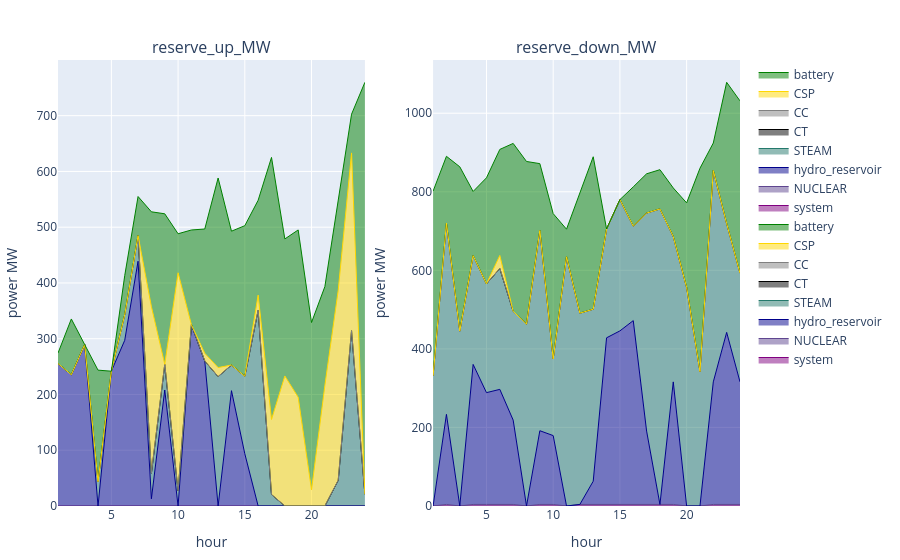

Notebook source saved alongside this figure:
### Code cell
if !dissagregate_by_battery
    p2 = plot_reserve(reserve_uc)
else
    p1 = plot_reserve_by_fieldy(s_uc.reserve[(s_uc.reserve.configuration .== config_) .&  (s_uc.reserve.day .== day_) .&  (s_uc.reserve.resource .== "battery"),:], :reserve_up_MW, :r_id)
    p2 = plot_reserve_by_fieldy(s_uc.reserve[(s_uc.reserve.configuration .== config_) .&  (s_uc.reserve.day .== day_) .&  (s_uc.reserve.resource .== "battery"),:], :reserve_down_MW, :r_id)
    [p1 p2]
end

### Figure 1 — Plotly figure (JSON) as saved in the notebook; plotly's stock layout.template omitted (floating-point values rounded to 4 significant figures)
{"data": [{"line": {"color": "purple", "shape": "line", "width": 1}, "mode": "lines", "name": "system", "stackgroup": 1, "type": "scatter", "x": [1, 2, 3, 4, 5, 6, 7, 8, 9, 10, 11, 12, 13, 14, 15, 16, 17, 18, 19, 20, 21, 22, 23, 24], "xaxis": "x1", "y": [null, null, null, null, null, null, null, null, null, null, null, null, null, null, null, null, null, null, null, null, null, null, null, null], "yaxis": "y1"}, {"line": {"color": "rgba(95, 70, 144, 1)", "shape": "line", "width": 1}, "mode": "lines", "name": "NUCLEAR", "stackgroup": 1, "type": "scatter", "x": [1, 2, 3, 4, 5, 6, 7, 8, 9, 10, 11, 12, 13, 14, 15, 16, 17, 18, 19, 20, 21, 22, 23, 24], "xaxis": "x1", "y": [0, 0, 0, 0, 0, 0, 0, 0, 0, 0, 0, 0, 0, 0, 0, 0, 0, 0, 0, 0, 0, 0, 0, 0], "yaxis": "y1"}, {"line": {"color": "darkblue", "shape": "line", "width": 1}, "mode": "lines", "name": "hydro_reservoir", "stackgroup": 1, "type": "scatter", "x": [1, 2, 3, 4, 5, 6, 7, 8, 9, 10, 11, 12, 13, 14, 15, 16, 17, 18, 19, 20, 21, 22, 23, 24], "xaxis": "x1", "y": [255.5, 235.4, 289.5, 0, 241.8, 297.1, 439.0, 12.89, 208.0, 0, 325.0, 260, 0, 206.8, 93.71, 0, 0, 0, 0, 0, 0, 0, 0, 0], "yaxis": "y1"}, {"line": {"color": "rgba(36, 121, 108, 1)", "shape": "line", "width": 1}, "mode": "lines", "name": "STEAM", "stackgroup": 1, "type": "scatter", "x": [1, 2, 3, 4, 5, 6, 7, 8, 9, 10, 11, 12, 13, 14, 15, 16, 17, 18, 19, 20, 21, 22, 23, 24], "xaxis": "x1", "y": [0, 0, 0, 43.62, 0, 46.0, 46.0, 46.0, 46.0, 27.24, 0, 0, 232.0, 46.0, 139.0, 351.3, 20.57, 0, 0, 0, 0, 46.0, 314.4, 21.01], "yaxis": "y1"}, {"line": {"color": "black", "shape": "line", "width": 1}, "mode": "lines", "name": "CT", "stackgroup": 1, "type": "scatter", "x": [1, 2, 3, 4, 5, 6, 7, 8, 9, 10, 11, 12, 13, 14, 15, 16, 17, 18, 19, 20, 21, 22, 23, 24], "xaxis": "x1", "y": [0, 0, 0, 0, 0, 0, 0, 0, 0, 0, 0, 0, 0, 0, 0, 0, 0, 0, 0, 0, 0, 0, 0, 0], "yaxis": "y1"}, {"line": {"color": "grey", "shape": "line", "width": 1}, "mode": "lines", "name": "CC", "stackgroup": 1, "type": "scatter", "x": [1, 2, 3, 4, 5, 6, 7, 8, 9, 10, 11, 12, 13, 14, 15, 16, 17, 18, 19, 20, 21, 22, 23, 24], "xaxis": "x1", "y": [0, 0, 0, 0, 0, 0, 0, 0, 0, 0, 0, 0, 0, 0, 0, 0, 0, 0, 0, 0, 0, 0, 0, 0], "yaxis": "y1"}, {"line": {"color": "gold", "shape": "line", "width": 1}, "mode": "lines", "name": "CSP", "stackgroup": 1, "type": "scatter", "x": [1, 2, 3, 4, 5, 6, 7, 8, 9, 10, 11, 12, 13, 14, 15, 16, 17, 18, 19, 20, 21, 22, 23, 24], "xaxis": "x1", "y": [0, 0, 0, 0, 0, 0, 0, 298.7, 0, 391, 0, 13.75, 16.23, 0, 0, 27.04, 134.6, 233.2, 195.1, 29.07, 216.2, 340.6, 318.8, 0], "yaxis": "y1"}, {"line": {"color": "green", "shape": "line", "width": 1}, "mode": "lines", "name": "battery", "stackgroup": 1, "type": "scatter", "x": [1, 2, 3, 4, 5, 6, 7, 8, 9, 10, 11, 12, 13, 14, 15, 16, 17, 18, 19, 20, 21, 22, 23, 24], "xaxis": "x1", "y": [18.77, 100, 0, 200, 0, 70, 70, 170, 270, 70, 170, 223.0, 340, 240, 270, 170, 470, 245.7, 300, 300, 177.3, 160.9, 69.45, 738.8], "yaxis": "y1"}, {"line": {"color": "purple", "shape": "line", "width": 1}, "mode": "lines", "name": "system", "stackgroup": 1, "type": "scatter", "x": [1, 2, 3, 4, 5, 6, 7, 8, 9, 10, 11, 12, 13, 14, 15, 16, 17, 18, 19, 20, 21, 22, 23, 24], "xaxis": "x2", "y": [null, null, null, null, null, null, null, null, null, null, null, null, null, null, null, null, null, null, null, null, null, null, null, null], "yaxis": "y2"}, {"line": {"color": "rgba(95, 70, 144, 1)", "shape": "line", "width": 1}, "mode": "lines", "name": "NUCLEAR", "stackgroup": 1, "type": "scatter", "x": [1, 2, 3, 4, 5, 6, 7, 8, 9, 10, 11, 12, 13, 14, 15, 16, 17, 18, 19, 20, 21, 22, 23, 24], "xaxis": "x2", "y": [0, 4, 0, 4, 4, 4, 4, 0, 4, 4, 0, 4, 4, 4, 4, 4, 4, 4, 4, 0, 0, 4, 4, 4], "yaxis": "y2"}, {"line": {"color": "darkblue", "shape": "line", "width": 1}, "mode": "lines", "name": "hydro_reservoir", "stackgroup": 1, "type": "scatter", "x": [1, 2, 3, 4, 5, 6, 7, 8, 9, 10, 11, 12, 13, 14, 15, 16, 17, 18, 19, 20, 21, 22, 23, 24], "xaxis": "x2", "y": [0, 229.3, 0, 356.5, 284.6, 293.0, 214.7, 0, 187.6, 175.3, 0, 0, 59.13, 424.2, 441.8, 468, 186.8, 0, 312, 0, 0, 312, 438.0, 312], "yaxis": "y2"}, {"line": {"color": "rgba(36, 121, 108, 1)", "shape": "line", "width": 1}, "mode": "lines", "name": "STEAM", "stackgroup": 1, "type": "scatter", "x": [1, 2, 3, 4, 5, 6, 7, 8, 9, 10, 11, 12, 13, 14, 15, 16, 17, 18, 19, 20, 21, 22, 23, 24], "xaxis": "x2", "y": [331.6, 487.0, 445.3, 277.0, 277.0, 307.7, 277.0, 463.0, 510.0, 195.1, 634.7, 487.0, 437.9, 277.0, 334.2, 240.5, 555.0, 752.3, 370.0, 556.6, 342.2, 538.2, 277.0, 277.0], "yaxis": "y2"}, {"line": {"color": "black", "shape": "line", "width": 1}, "mode": "lines", "name": "CT", "stackgroup": 1, "type": "scatter", "x": [1, 2, 3, 4, 5, 6, 7, 8, 9, 10, 11, 12, 13, 14, 15, 16, 17, 18, 19, 20, 21, 22, 23, 24], "xaxis": "x2", "y": [0, 0, 0, 0, 0, 0, 0, 0, 0, 0, 0, 0, 0, 0, 0, 0, 0, 0, 0, 0, 0, 0, 0, 0], "yaxis": "y2"}, {"line": {"color": "grey", "shape": "line", "width": 1}, "mode": "lines", "name": "CC", "stackgroup": 1, "type": "scatter", "x": [1, 2, 3, 4, 5, 6, 7, 8, 9, 10, 11, 12, 13, 14, 15, 16, 17, 18, 19, 20, 21, 22, 23, 24], "xaxis": "x2", "y": [0, 0, 0, 0, 0, 0, 0, 0, 0, 0, 0, 0, 0, 0, 0, 0, 0, 0, 0, 0, 0, 0, 0, 0], "yaxis": "y2"}, {"line": {"color": "gold", "shape": "line", "width": 1}, "mode": "lines", "name": "CSP", "stackgroup": 1, "type": "scatter", "x": [1, 2, 3, 4, 5, 6, 7, 8, 9, 10, 11, 12, 13, 14, 15, 16, 17, 18, 19, 20, 21, 22, 23, 24], "xaxis": "x2", "y": [0, 0, 0, 0, 0, 33.19, 0, 0, 0, 0, 0, 0, 0, 0, 0, 0, 0, 0, 0, 0, 0, 0, 0, 0], "yaxis": "y2"}, {"line": {"color": "green", "shape": "line", "width": 1}, "mode": "lines", "name": "battery", "stackgroup": 1, "type": "scatter", "x": [1, 2, 3, 4, 5, 6, 7, 8, 9, 10, 11, 12, 13, 14, 15, 16, 17, 18, 19, 20, 21, 22, 23, 24], "xaxis": "x2", "y": [470, 170, 418.3, 163.4, 270, 270, 427.4, 414.2, 170, 370, 70, 303.3, 388.1, 0, 0, 100, 100, 100, 123.7, 215.2, 517.8, 70, 359.7, 438.4], "yaxis": "y2"}], "layout": {"annotations": [{"font": {"size": 16}, "showarrow": false, "text": "reserve_up_MW", "x": 0.225, "xanchor": "center", "xref": "paper", "y": 1, "yanchor": "bottom", "yref": "paper"}, {"font": {"size": 16}, "showarrow": false, "text": "reserve_down_MW", "x": 0.775, "xanchor": "center", "xref": "paper", "y": 1, "yanchor": "bottom", "yref": "paper"}], "margin": {"b": 50, "l": 50, "r": 50, "t": 60}, "xaxis1": {"anchor": "y1", "domain": [0, 0.45], "title": {"text": "hour"}}, "xaxis2": {"anchor": "y2", "domain": [0.55, 1], "title": {"text": "hour"}}, "yaxis1": {"anchor": "x1", "domain": [0, 1], "title": {"text": "power MW"}}, "yaxis2": {"anchor": "x2", "domain": [0, 1], "title": {"text": "power MW"}}}}
